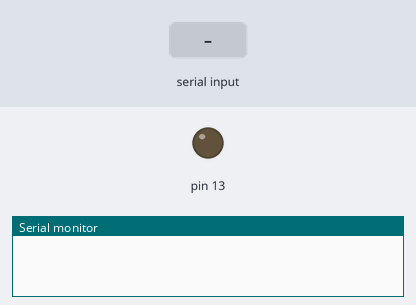
Recording of a sketch running on a simulated Arduino Uno, built with avr-gcc and run on an emulated ATmega328P. Parts: output pins drawn as LEDs (lit = HIGH), the last lines printed to the serial monitor. The inputs (shaded band) are chosen by the test bench.

Above: at 1.2 s.
1.3 s: byte 90 received over Serial
At 2.4 s:
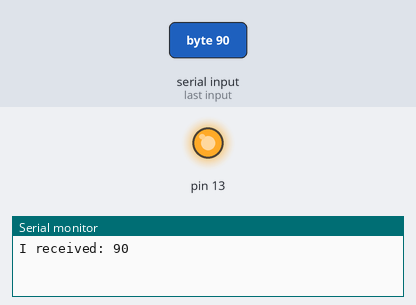
Timing chart, 0 to 4.3 s (numbered marks = the images above; inputs shaded):
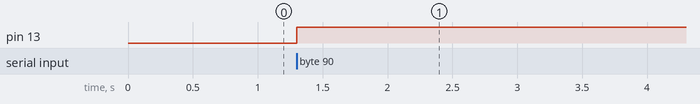

Measured:
- after the input at 1.3 s, pin 13: LOW → HIGH at once

The sketch:

midlet.ino
```cpp
int incomingByte = 0;   // for incoming serial data

int estado = 0;

void setup() {
    pinMode(13, OUTPUT);
    Serial.begin(9600);     // opens serial port, sets data rate to 9600 bps
}

void loop() {
        // send data only when you receive data:
        if (Serial.available() > 0) {
                // read the incoming byte:
                incomingByte = Serial.read();

                if(incomingByte>=49){
                  estado = 1;
                }else{
                  estado = 0;
                }

                if(estado == 1){
                  digitalWrite(13, HIGH);
                }else{
                  digitalWrite(13, LOW);
                }

                // say what you got:
                Serial.print("I received: ");
                Serial.println(incomingByte, DEC);
                //delay(5000);
        }

}
```
